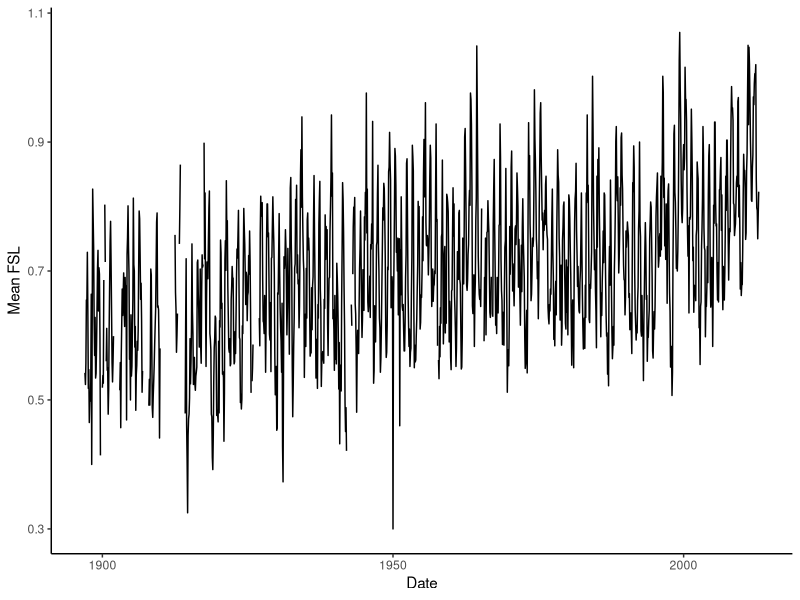
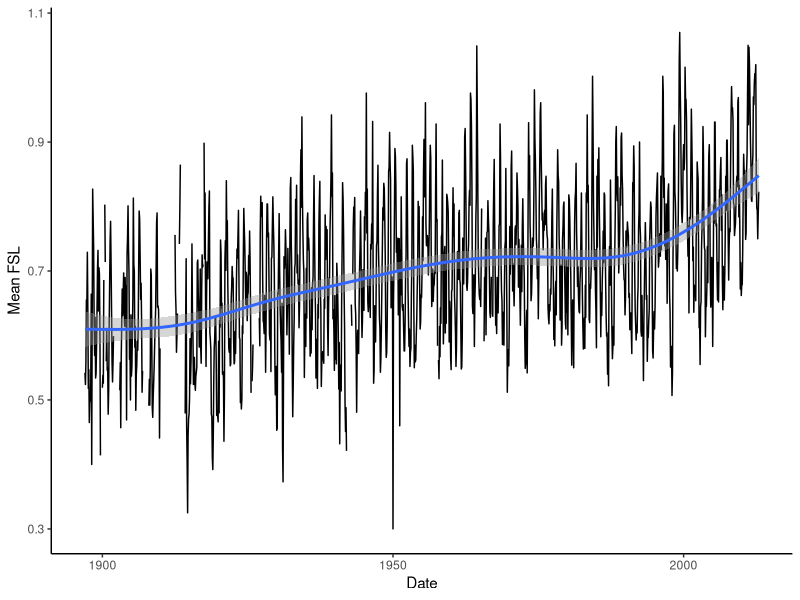

Write the R code that produced these figures, in order.
# Fremantle Sea Level - a procy for Leeuwin current
# from http://www.bom.gov.au/ntc/IDO70000/IDO70000_62230_SLD.txt

# Initialize
setwd("C:/Users/User/Google Drive/Honours/Results/Env/FSL") # ellen's pc
list.files()
FSL <- read.csv("FSL.csv")
Data <- data.frame(FSL$Mth, FSL$Year, FSL$Mean)
colnames(Data) = c("Month", "Year", "Mean")

# Add in date variable
Data$Date <- paste(1, month.abb[Data$Month], Data$Year, sep="" )
Data$Date <- as.Date(Data$Date, format = "%d%b%Y")
Data$Date


# Plot
require(ggplot2)
require(scales)

ggplot(Data, aes(x = Date, y = Mean)) + 
  geom_line() +
  theme_classic() +
  labs(x = "Date", y = "Mean FSL") +
  scale_x_date(labels = date_format("%Y"))

ggplot(Data, aes(x = Date, y = Mean)) + 
  geom_line() +
  theme_classic() +
  labs(x = "Date", y = "Mean FSL") + stat_smooth()
  scale_x_date(labels = date_format("%Y"))
